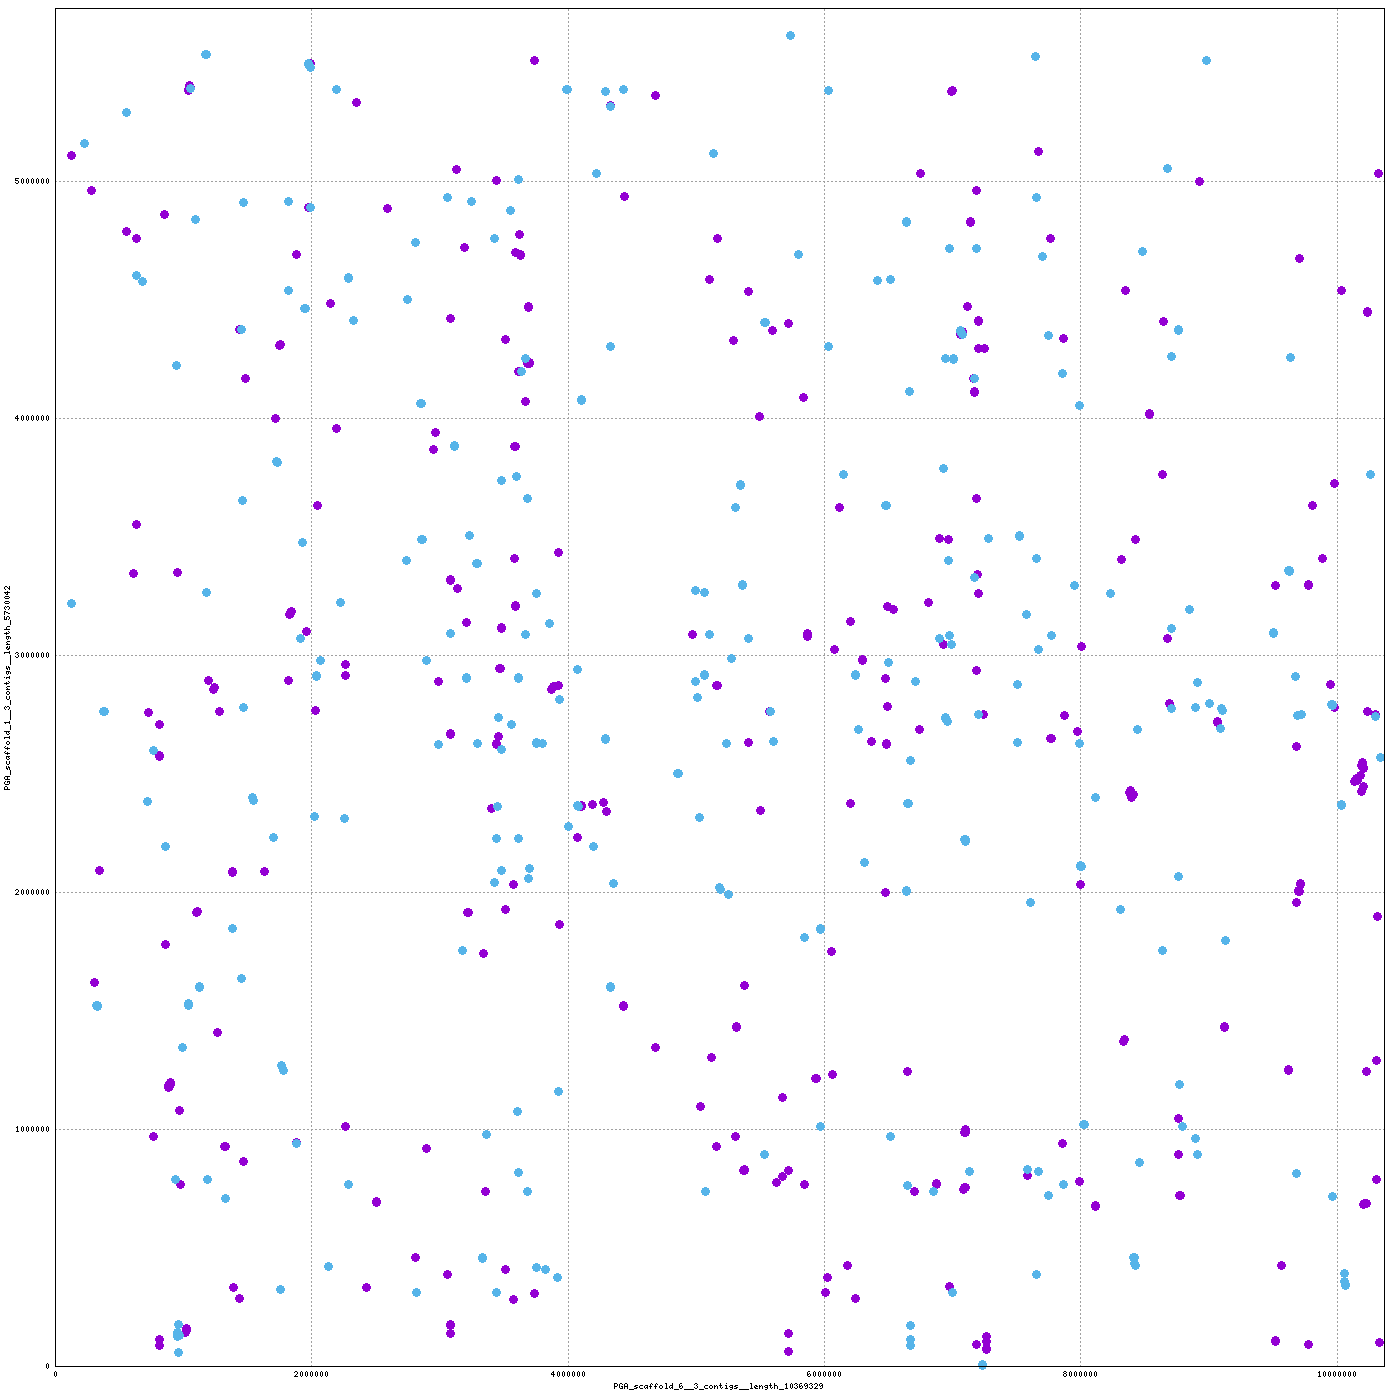

Write gnuplot code to recreate this figure.
set terminal png tiny size 1400,1400
set output "/home/mike/Desktop/scripts/snakes/plot_pairs/hiCversion1.linear/nucmer/nucmer.11.png"
set size 1,1
set grid
unset key
set border 15
set tics scale 0
set xlabel "PGA_scaffold_6__3_contigs__length_10369329"
set ylabel "PGA_scaffold_1__3_contigs__length_5730042"
set format "%.0f"
set mouse format "%.0f"
set mouse mouseformat "[%.0f, %.0f]"
if(GPVAL_VERSION < 5) set mouse clipboardformat "[%.0f, %.0f]"
set xrange [1:10369329]
set yrange [1:5730042]
set style line 1  lt 1 lw 3 pt 6 ps 1
set style line 2  lt 3 lw 3 pt 6 ps 1
set style line 3  lt 2 lw 3 pt 6 ps 1
plot \
 "/home/mike/Desktop/scripts/snakes/plot_pairs/hiCversion1.linear/nucmer/nucmer.11.fplot" title "FWD" w lp ls 1, \
 "/home/mike/Desktop/scripts/snakes/plot_pairs/hiCversion1.linear/nucmer/nucmer.11.rplot" title "REV" w lp ls 2
